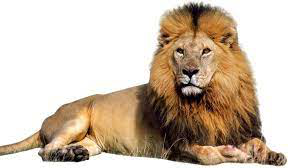
#> input picture Blending and Pasting/lion.png, 300 x 168 px
$ jupyter execute Blending_Pasting.ipynb   (shell and % lines are left out)
#> lines starting #> are read from the running program, lines starting #| are printed output that depends on the picture
# Blending and Pasting

[cell 1]
import numpy as np
import matplotlib.pyplot as plt
import cv2

[cell 2]
img1=cv2.imread("lion.png")
#> img1 is the input picture: shape (168, 300, 3); mean B, G, R 173.5, 190.6, 206.7
img2=cv2.imread("cat.png")
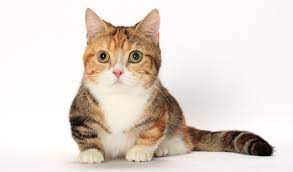
#> input picture Blending and Pasting/cat.png, 293 x 172 px
#> img2 is the input picture: shape (172, 293, 3); mean B, G, R 207.8, 215.8, 226.7

[cell 3]
img1.shape
#> Out = (168, 300, 3)

[cell 4]
img2.shape
#> Out = (172, 293, 3)

[cell 5]
img1 = cv2.cvtColor(img1, cv2.COLOR_BGR2RGB)
img2 = cv2.cvtColor(img2, cv2.COLOR_BGR2RGB)

[cell 6]
img1 =cv2.resize(img1,(2000,1300))
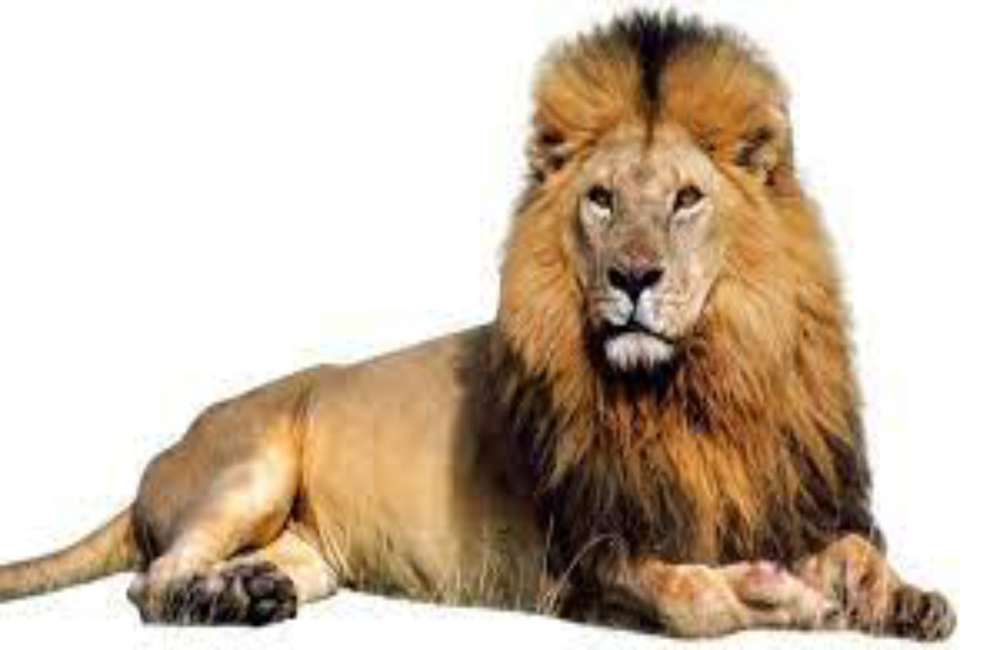
#> img1: shape (1300, 2000, 3) (shown at 1/2 size); mean R, G, B 206.6, 190.5, 173.5
img2 =cv2.resize(img2,(2000,1300))
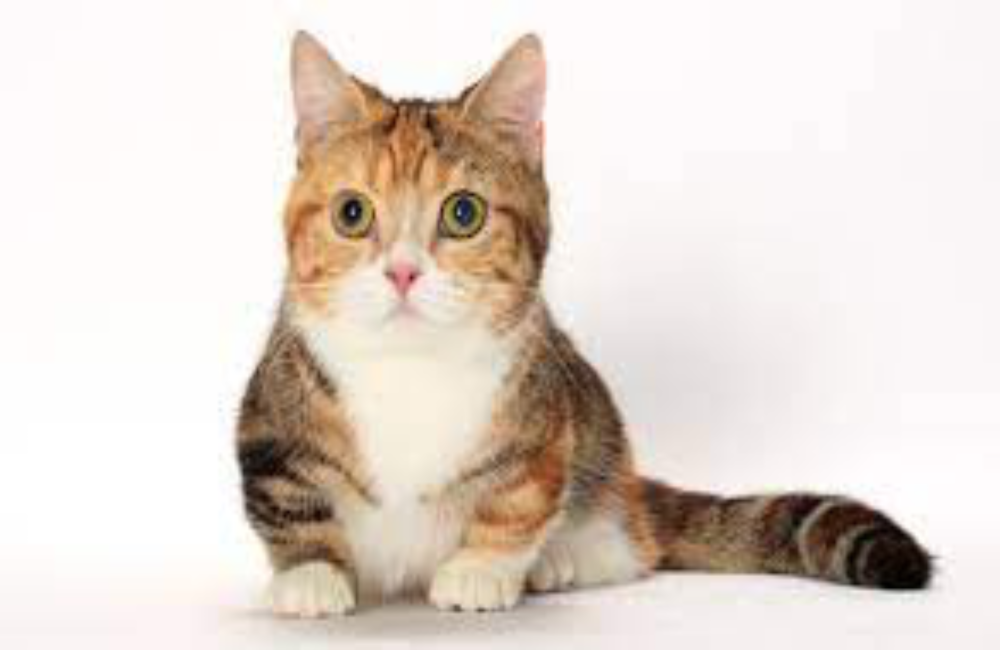
#> img2: shape (1300, 2000, 3) (shown at 1/2 size); mean R, G, B 226.6, 215.8, 207.7

[cell 7]
plt.imshow(img1)

[cell 8]
img2.shape
#> Out = (1300, 2000, 3)

[cell 9]
img1.shape
#> Out = (1300, 2000, 3)

# Blending the Images

[cell 10]
blending=cv2.addWeighted(src1=img1,alpha=0.6,src2=img2,beta=0.5,gamma=0.6)
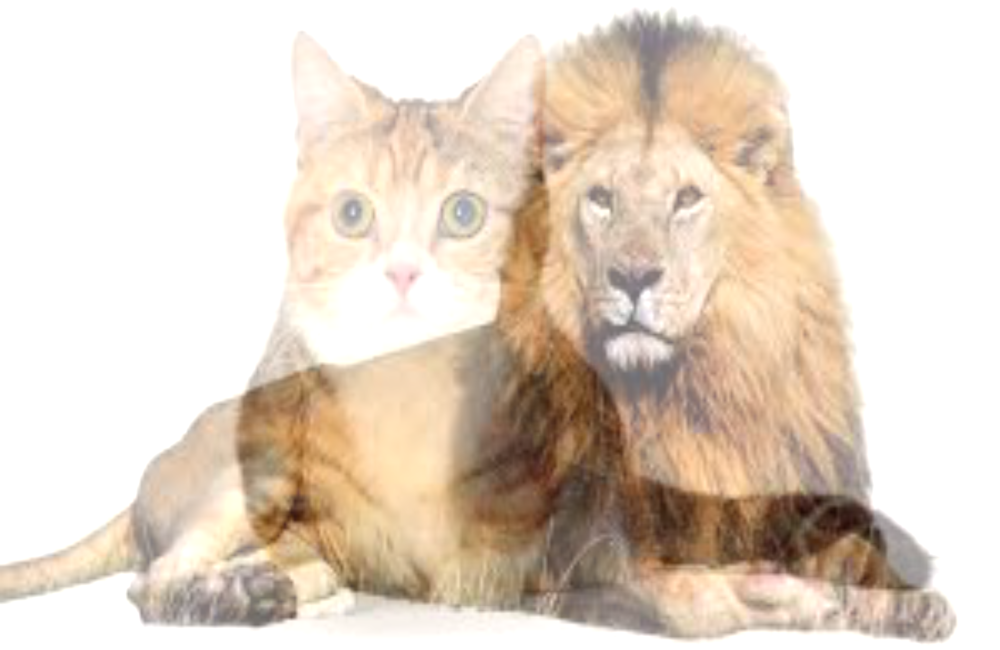
#> blending: shape (1300, 2000, 3) (shown at 1/2 size); mean R, G, B 226.7, 212.9, 199

[cell 11]
plt.imshow(blending)

# Pasting the Images

[cell 12]
img1=cv2.imread("lion.png")
img2=cv2.imread("cat.png")
img1 =cv2.resize(img1,(1000,600))
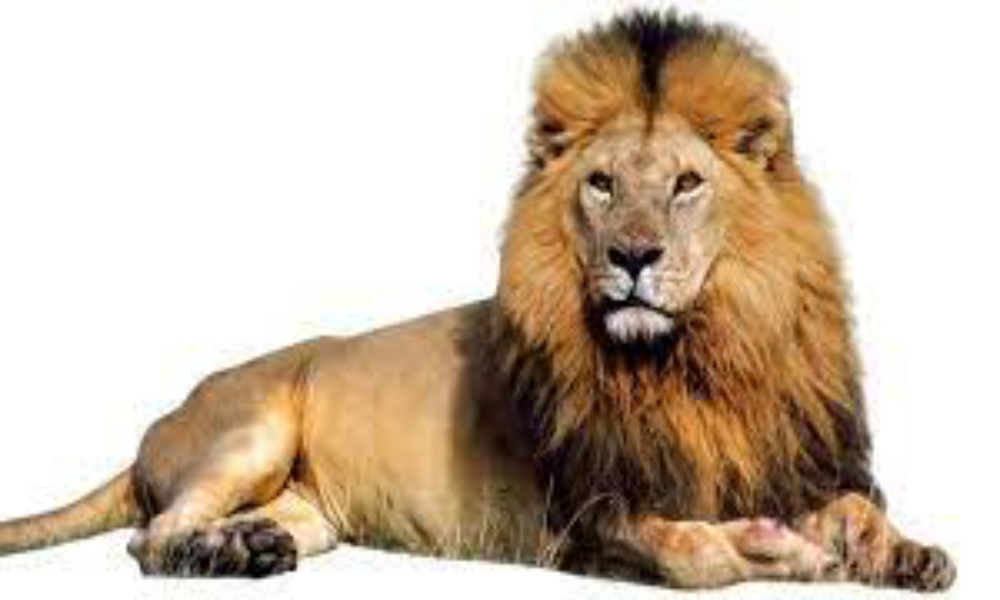
#> img1: shape (600, 1000, 3); mean B, G, R 173.5, 190.5, 206.6
img2=cv2.resize(img2,(450,300))
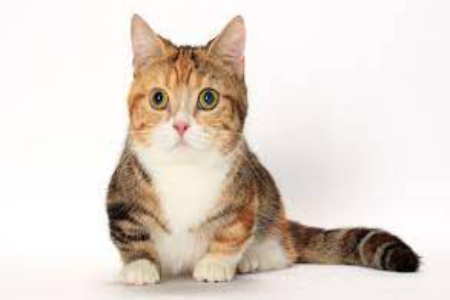
#> img2: shape (300, 450, 3); mean B, G, R 207.7, 215.8, 226.6

[cell 13]
img1 = cv2.cvtColor(img1, cv2.COLOR_BGR2RGB)
img2 = cv2.cvtColor(img2, cv2.COLOR_BGR2RGB)

[cell 14]
lion_img = img1
cat_img=img2

[cell 15]
x_offset = 0
y_offset = 0

[cell 16]
lion_img[y_offset:y_offset+cat_img.shape[0], x_offset:x_offset+cat_img.shape[1]] = cat_img
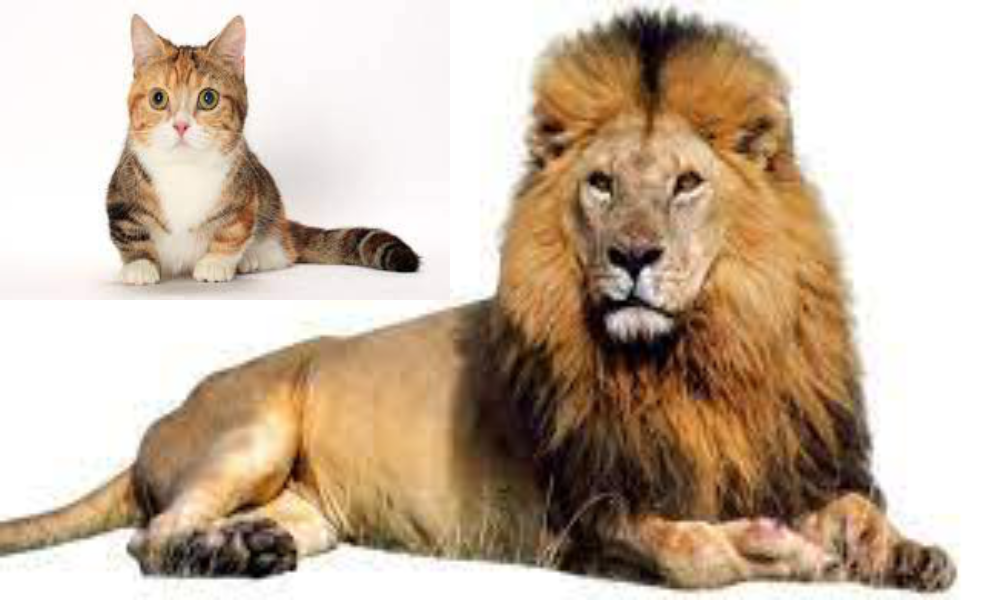
#> lion_img: shape (600, 1000, 3); mean R, G, B 200.2, 181.7, 162.8
